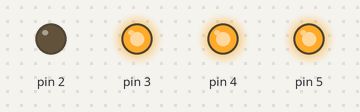
Bench run of a sketch on a simulated Arduino Uno, built with avr-gcc and run on an emulated ATmega328P. Shown: output pins drawn as LEDs (lit = HIGH).

Above: at 0.12 s.
At 0.37 s:
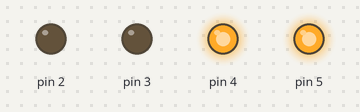
At 1.12 s:
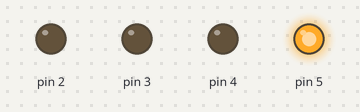
At 2.37 s:
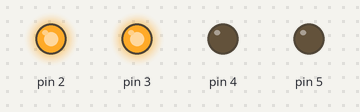
At 3.62 s:
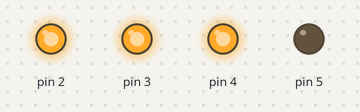
At 4.87 s:
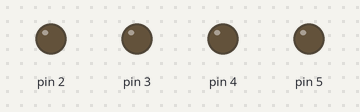
Timing chart, 0 to 5.2 s (numbered marks = the images above):
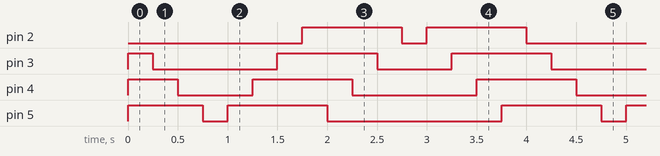

Measured:
- by itself, pin 2: repeats every 4.0 s: LOW 0.25 s, HIGH 1.0 s, LOW 1.8 s, HIGH 1.0 s
- by itself, pin 3: repeats every 4.0 s: HIGH 1.0 s, LOW 0.75 s, HIGH 1.0 s, LOW 1.3 s
- by itself, pin 4: repeats every 4.0 s: HIGH 1.0 s, LOW 1.3 s, HIGH 1.0 s, LOW 0.75 s
- by itself, pin 5: repeats every 4.0 s: HIGH 1.0 s, LOW 1.8 s, HIGH 1.0 s, LOW 0.25 s

The sketch:

kill_battery.ino
```cpp
void setup()
{
  for (int i = 2; i < 6; i++)
  {
    pinMode(i, OUTPUT);
    digitalWrite(i, HIGH);
  }
}

void loop()
{
  for (int i = 2; i < 6; i++)
  {
    digitalWrite(i, LOW);
    delay(250);
  }
  for (int i = 5; i > 1; i--)
  {
    digitalWrite(i, HIGH);
    delay(250);
  }
  for (int i = 5; i > 1; i--)
  {
    digitalWrite(i, LOW);
    delay(250);
  }
  for (int i = 2; i < 6; i++)
  {
    digitalWrite(i, HIGH);
    delay(250);
  }
}
```
